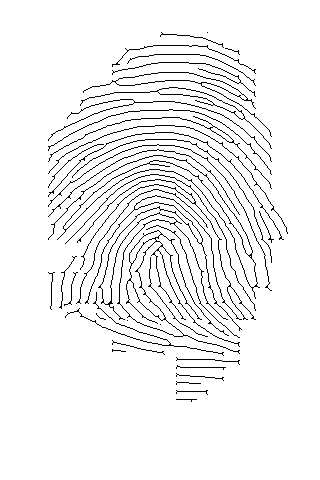
#> input picture Fingerprint_cancelation/images/101_1_enhanced_thinned.gif, 320 x 480 px
$ python -i main.py   (imports and definitions only)
#> lines starting #> are read from the running program, lines starting #| are printed output that depends on the picture; after the words box and inside, x2 and y2 are one past the last pixel; in counts of white or black regions, pixels touching at a corner belong together
#> `picture = cv2.imread('images/101_1_enhanced_thinned.gif', cv2.IMREAD_G..`: picture: shape (480, 320); 94.6% white; black in thin lines or dots, all inside (x1, y1, x2, y2) = (48, 32, 288, 402)
import sys
import cv2
import numpy as np
import os
import random

def preprocess(img):
    img = cv2.equalizeHist(img)
    img = cv2.GaussianBlur(img, (5,5), 0)
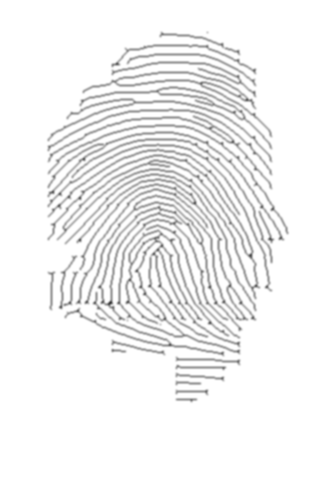
#> img: shape (480, 320); min 59, max 255, mean 241.3
    img = cv2.dilate(img, np.ones((3,3), np.uint8), iterations=1)
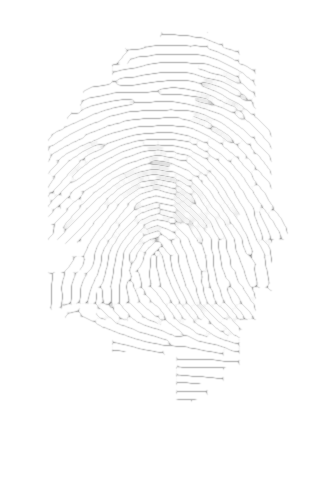
#> img: shape (480, 320); min 148, max 255, mean 251.4
    return img

def extract_minutiae(img):
    img = preprocess(img)
    img = cv2.threshold(img, 100, 255, cv2.THRESH_BINARY)[1]
#> img: shape (480, 320); every value is 255
    img = cv2.bitwise_not(img)
#> img: shape (480, 320); every value is 0
    img = cv2.erode(img, np.ones((3,3), np.uint8), iterations=1)
    img = cv2.medianBlur(img, 5)

    skeleton = np.zeros(img.shape,np.uint8)
    eroded = np.zeros(img.shape,np.uint8)
    temp = np.zeros(img.shape,np.uint8)

    element = cv2.getStructuringElement(cv2.MORPH_CROSS,(3,3))

    while True:
        cv2.erode(img, element, eroded)
        cv2.dilate(eroded, element, temp)
        cv2.subtract(img, temp, temp)
        cv2.bitwise_or(skeleton, temp, skeleton)
        img = eroded.copy()

        if cv2.countNonZero(img)==0:
            break

    contours, _ = cv2.findContours(skeleton, cv2.RETR_EXTERNAL, cv2.CHAIN_APPROX_SIMPLE)
#> contours = []

    minutiae_list = []
    for contour in contours:
        for i in range(len(contour)):
            if i % 10 == 0:
                x, y = contour[i][0]
                direction = 0
                if i < len(contour) - 10:
                    dx = contour[i+10][0][0] - x
                    dy = contour[i+10][0][1] - y
                    if dx != 0:
                        direction = np.arctan(dy/dx)
                minutiae_list.append((x, y, direction))
#> after the loop, minutiae_list = []

    return minutiae_list

def match_minutiae(minutiae1, minutiae2):
    matched_minutiae = []
    for i, minutia1 in enumerate(minutiae1):
        for j, minutia2 in enumerate(minutiae2):
            distance = np.sqrt((minutia1[0] - minutia2[0])**2 + (minutia1[1] - minutia2[1])**2)
            angle_diff = abs(minutia1[2] - minutia2[2])
            if distance < 10 and angle_diff < 0.2:
                matched_minutiae.append((i, j))
                break

    return len(matched_minutiae)

# [38 lines not run here, left out]

>>> import cv2
>>> picture = cv2.imread('images/101_1_enhanced_thinned.gif', cv2.IMREAD_GRAYSCALE)
>>> result = extract_minutiae(picture)
#> result = []

$ run again, on Fingerprint_cancelation/images/3_1.bmp
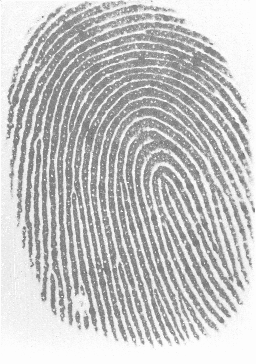
#> input picture Fingerprint_cancelation/images/3_1.bmp, 256 x 364 px
#> picture is the input picture: shape (364, 256); min 85, max 253, mean 196.2
#> in extract_minutiae, `img = cv2.threshold(img, 100, 255, cv2.THRESH_BINARY)[1]`:
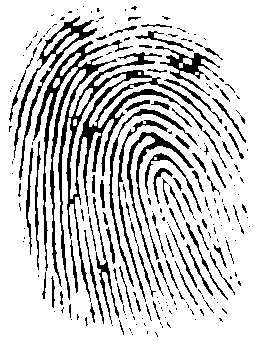
#> img: shape (364, 256); 81.4% white; 235 black regions (156 under 20 px), largest, box (x1, y1, x2, y2) and area: (33, 40, 221, 302) 6427, (14, 16, 97, 180) 1334, (127, 132, 194, 296) 1076
#> after the loop in extract_minutiae, `while True:`:
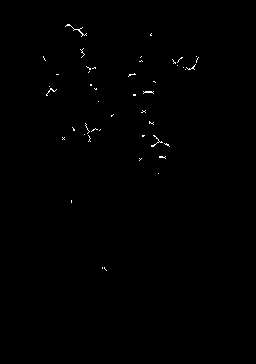
#> skeleton: shape (364, 256); 0.34% white in thin lines or dots, all inside (x1, y1, x2, y2) = (43, 24, 199, 271)
#> result = 59 items, first 6: (104, 267, 0), (102, 267, 0), (71, 200, 0), (158, 173, 0), (139, 158, 0), (159, 156, 0)
